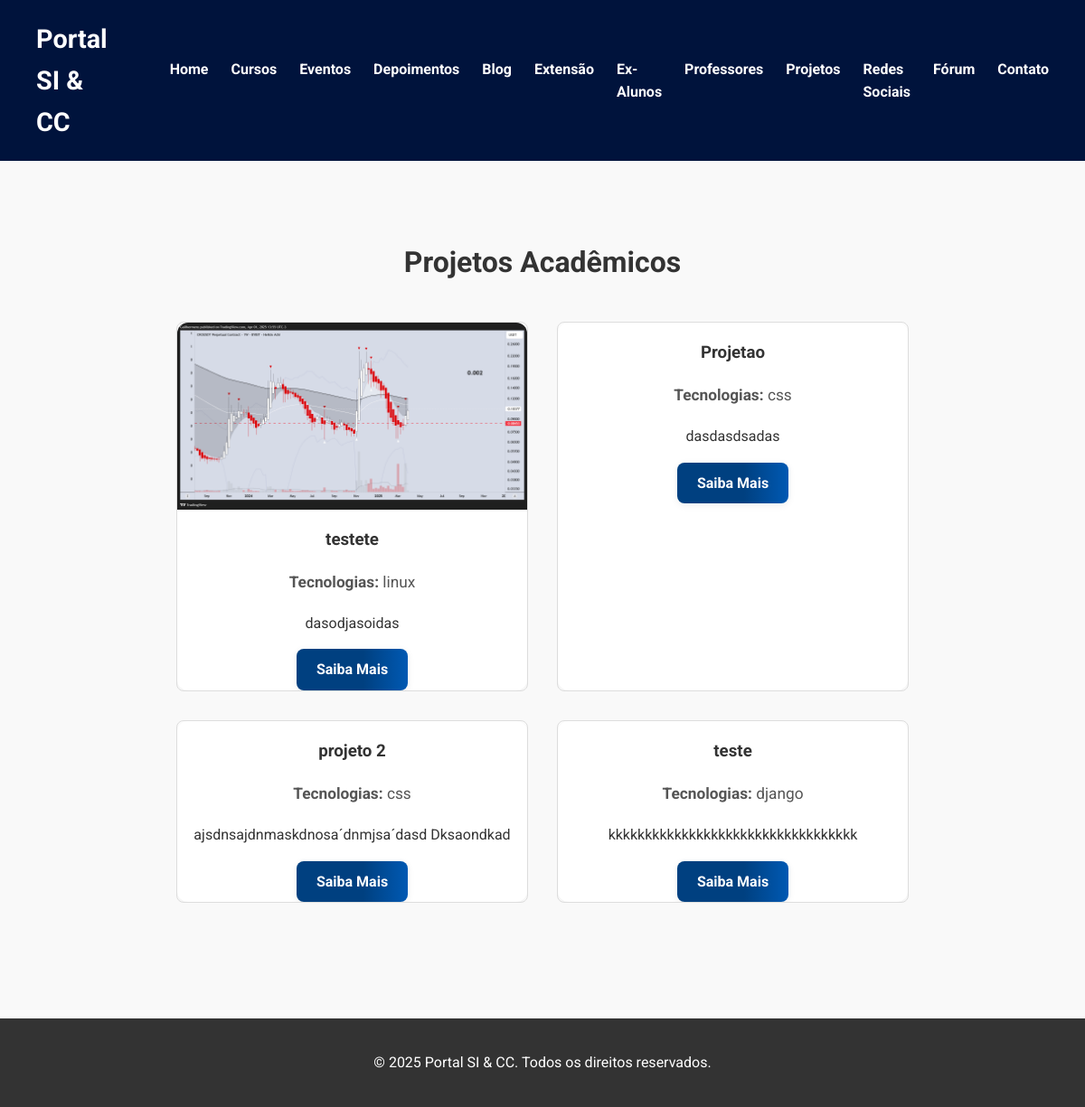
The app's page /projetos/ with its own data.
### site_inf/models.py (models this page shows, shortened)
class Projeto(models.Model):
    titulo = models.CharField(max_length=100)
    descricao = models.TextField()
    tecnologias = models.CharField(max_length=255)
    link = models.URLField(blank=True)
    imagem = models.ImageField(upload_to='projetos/', blank=True, null=True)
    criado_em = models.DateTimeField(auto_now_add=True)

### site_inf/views.py (the view)
# urls.py: path('projetos/', projetos, name='projetos'),
def projetos(request):
    projetos = Projeto.objects.all().order_by('-criado_em')
    return render(request, 'site_inf/pages/projetos.html', {'projetos': projetos})

### site_inf/templates/site_inf/pages/projetos.html (shortened to what this page needs)
{% extends "site_inf/base.html" %}
{% block content %}
<section class="projects">
  <div class="container">
    <h2>Projetos Acadêmicos</h2>
    <div class="project-grid">
        {% for projeto in projetos %}
          <div class="project-item">
            <div class="card">
              {% if projeto.imagem %}
                <img src="{{ projeto.imagem.url }}" alt="{{ projeto.titulo }}">
              {% endif %}
              <div class="card-body">
                <h3>{{ projeto.titulo }}</h3>
                <p class="tech"><strong>Tecnologias:</strong> {{ projeto.tecnologias }}</p>
                <p>{{ projeto.descricao|truncatewords:25 }}</p>
                <a href="{% url 'site_inf:projeto_detail' projeto.id %}" class="btn">Saiba Mais</a>
              </div>
            </div>
          </div>
        {% empty %}
          <p>Nenhum projeto encontrado.</p>
        {% endfor %}
      </div>
  </div>
</section>
{% endblock %}

### site_inf/static/site_inf/css/style.css (style rules this page uses)
body { margin: 0; font-family: 'Roboto', sans-serif; line-height: 1.6; color: #333; background: #fff; }
* { box-sizing: border-box; }
html, body { height: 100%; margin: 0; display: flex; flex-direction: column; }
.container { width: 90%; max-width: 1200px; margin: 0 auto; }
.btn { background: #cce6ff; color: #004080; padding: 10px 20px; text-decoration: none; font-weight: 700; border-radius: 5px; transition: background 0.3s, transform 0.3s; }
.projects { padding: 60px 0; background: #f9f9f9; text-align: center; }
.projects h2 { font-size: 2rem; margin-bottom: 40px; }
.project-grid { display: grid; grid-template-columns: repeat(auto-fit, minmax(280px, 1fr)); gap: 20px; padding: 0 5%; }
.project-item { background: #fff; border: 1px solid #ddd; border-radius: 8px; overflow: hidden; transition: box-shadow 0.3s; }
.project-item img { width: 100%; height: auto; }
.projects { padding: 60px 0 80px 0; background: #f9f9f9; text-align: center; }
.project-grid { display: grid; grid-template-columns: repeat(auto-fit, minmax(320px, 1fr)); gap: 32px; margin-bottom: 48px; }
.project-item { display: flex; flex-direction: column; height: 100%; }
.card { display: flex; flex-direction: column; height: 100%; background: #fff; border-radius: 12px; box-shadow: 0 4px 15px rgba(0, 0, 0, 0.08); overflow: hidden; transition: transform 0.3s, box-shadow 0.3s; }
.tech { color: #555; font-size: 1.08rem; margin-bottom: 18px; }
.btn { background: linear-gradient(90deg, #004080 60%, #0059b3 100%); color: #fff; padding: 10px 22px; border-radius: 8px; text-decoration: none; font-weight: bold; border: none; transition: background 0.3s, transform 0.2s; display: inline-block; box-shadow: 0 2px 8px rgba(0,0,0,0.07); }
html, body { height: 100%; margin: 0; }
.container { width: 100%; max-width: 900px; margin: 0 auto; }

### records on screen
Projeto: imagem (picture), titulo "testete", tecnologias "linux", descricao "dasodjasoidas"
Projeto: titulo "Projetao", tecnologias "css", descricao "dasdasdsadas"
Projeto: titulo "projeto 2", tecnologias "css", descricao "ajsdnsajdnmaskdnosa´dnmjsa´dasd Dksaondkad"
Projeto: titulo "teste", tecnologias "django", descricao "kkkkkkkkkkkkkkkkkkkkkkkkkkkkkkkkkk"
